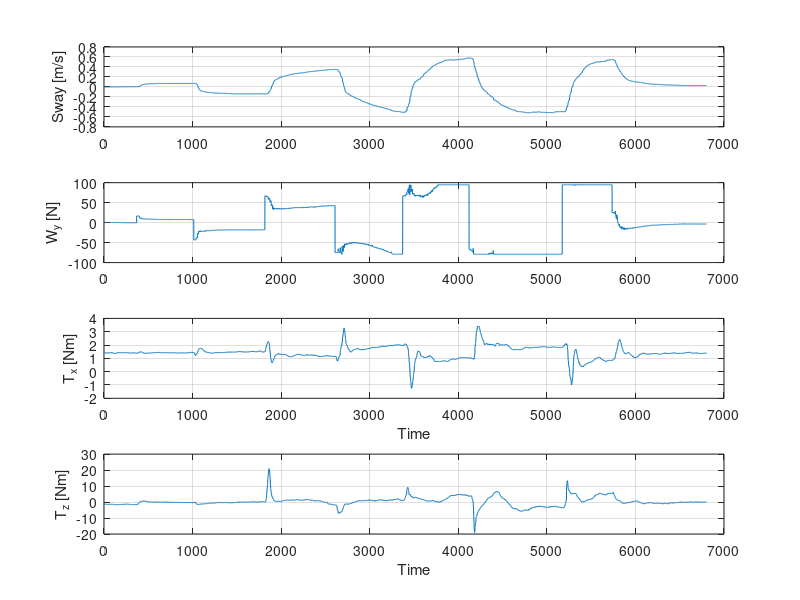
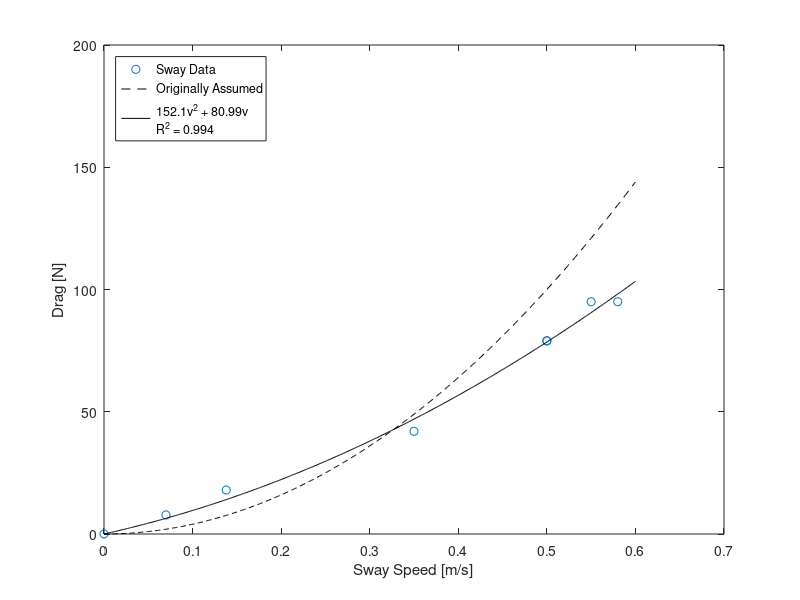
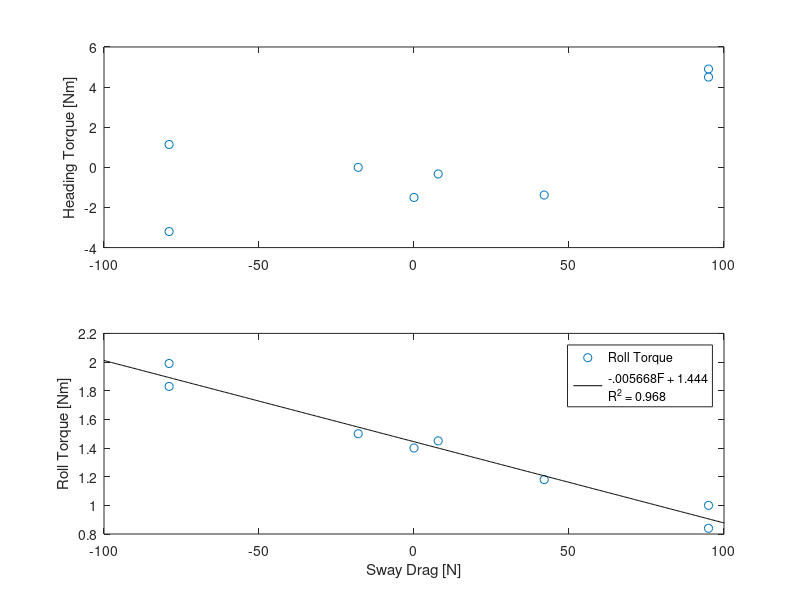

These figures' MATLAB source, in order:
% Artemis sway ID
% Makes our pretty subplot
% Loads the drag and speed values
% Plots them, gets polynomial

load('f_y.mat');
load('t_z.mat');
load('t_x.mat');
load('vely.mat');

f_y = control_internal_wrenchf_y(1.67e4 : 2.35e4);
t_x = control_internal_wrencht_x(1.67e4 : 2.35e4);
t_z = control_internal_wrencht_z(1.67e4 : 2.35e4);
vely = kalmanvely(1.67e4 : 2.35e4);


close all
figure

subplot(4,1,1)
plot(vely);
grid on
ylabel('Sway [m/s]')

subplot(4,1,2)
plot(f_y)
grid on
ylabel('W_y [N]')

subplot(4,1,3)
plot(t_x)
grid on
ylabel('T_x [Nm]')
xlabel('Time')

subplot(4,1,4)
plot(t_z)
grid on
ylabel('T_z [Nm]')
xlabel('Time')

hold off



sway_speed = [0; .07; -.138; .35; -.5; .58; -.5; .55];
W_y = [0; 7.8; -18; 42; -79; 95; -79; 95];
T_z = [-1.5; -.33; 0; -1.38; 1.14; 4.5; -3.2; 4.9];
T_x = [1.4; 1.45; 1.5; 1.18; 1.99; 1.0; 1.83; .84];

x = linspace(0,.6,500);
pfit = polyval([152.1, 80.99, 0],x);
orig = 400*x.^2;

figure
hold on
box on
plot(abs(sway_speed), abs(W_y),'o')
plot(x,orig,'--k')
plot(x,pfit,'-k')
xlabel('Sway Speed [m/s]')
ylabel('Drag [N]')

legend('Sway Data','Originally Assumed',...
    sprintf( '%s\n%s','152.1v^2 + 80.99v', 'R^2 = 0.994'),...
    'Location', 'NorthWest')
hold off


figure
subplot(2,1,1)
plot(W_y,T_z,'o')
ylabel('Heading Torque [Nm]')

x = linspace(-100,100,500);
pfit2 = polyval([-.005668, 1.444],x);

subplot(2,1,2)
hold on; box on
plot(W_y,T_x,'o')
plot(x,pfit2,'-k')
legend('Roll Torque',sprintf( '%s\n%s','-.005668F + 1.444', 'R^2 = 0.968')...
    ,'Location', 'NorthEast')
ylabel('Roll Torque [Nm]')
xlabel('Sway Drag [N]')
hold off



